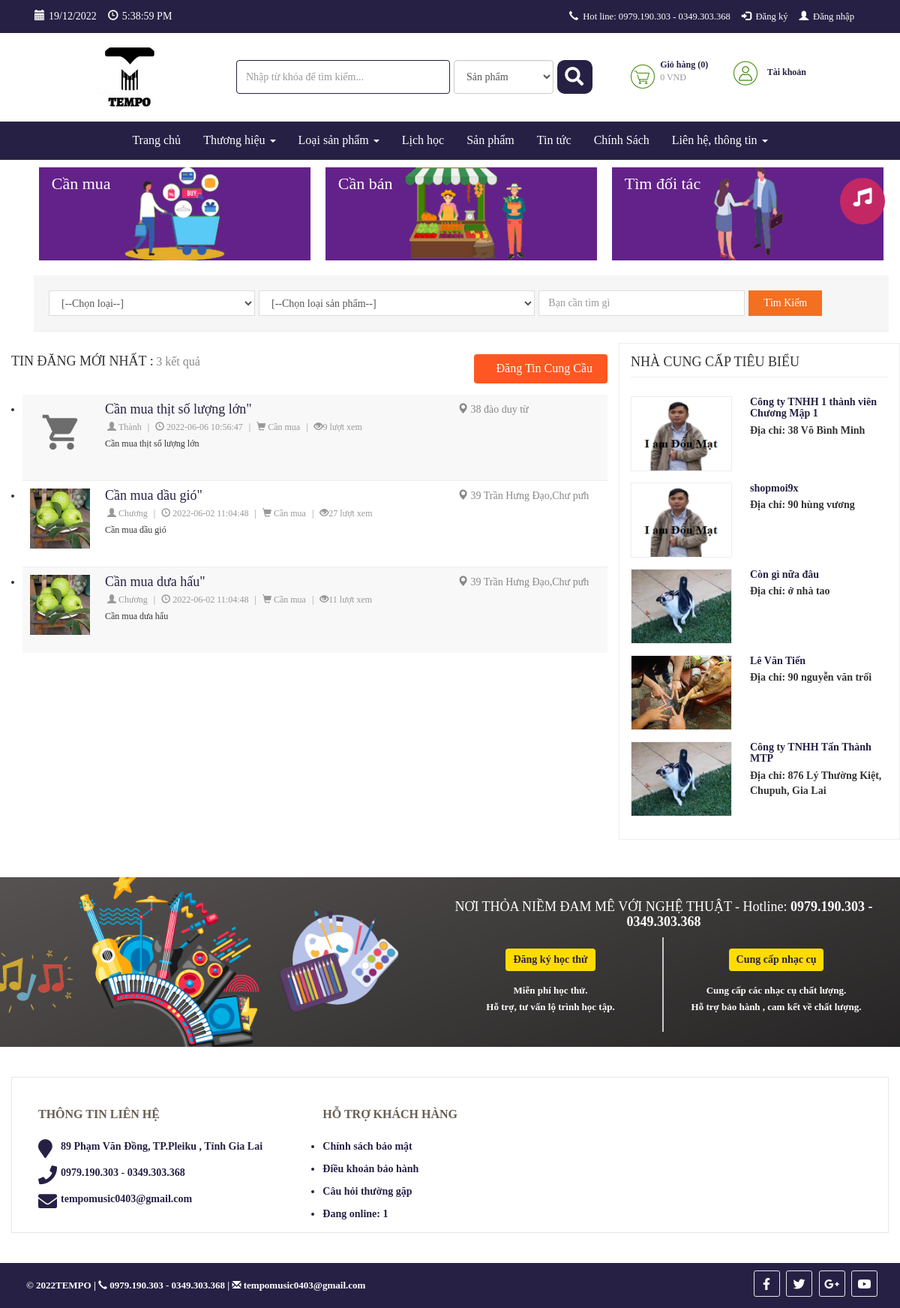
Page /index.php/ketnoicungcau/cung on the earlier database version.
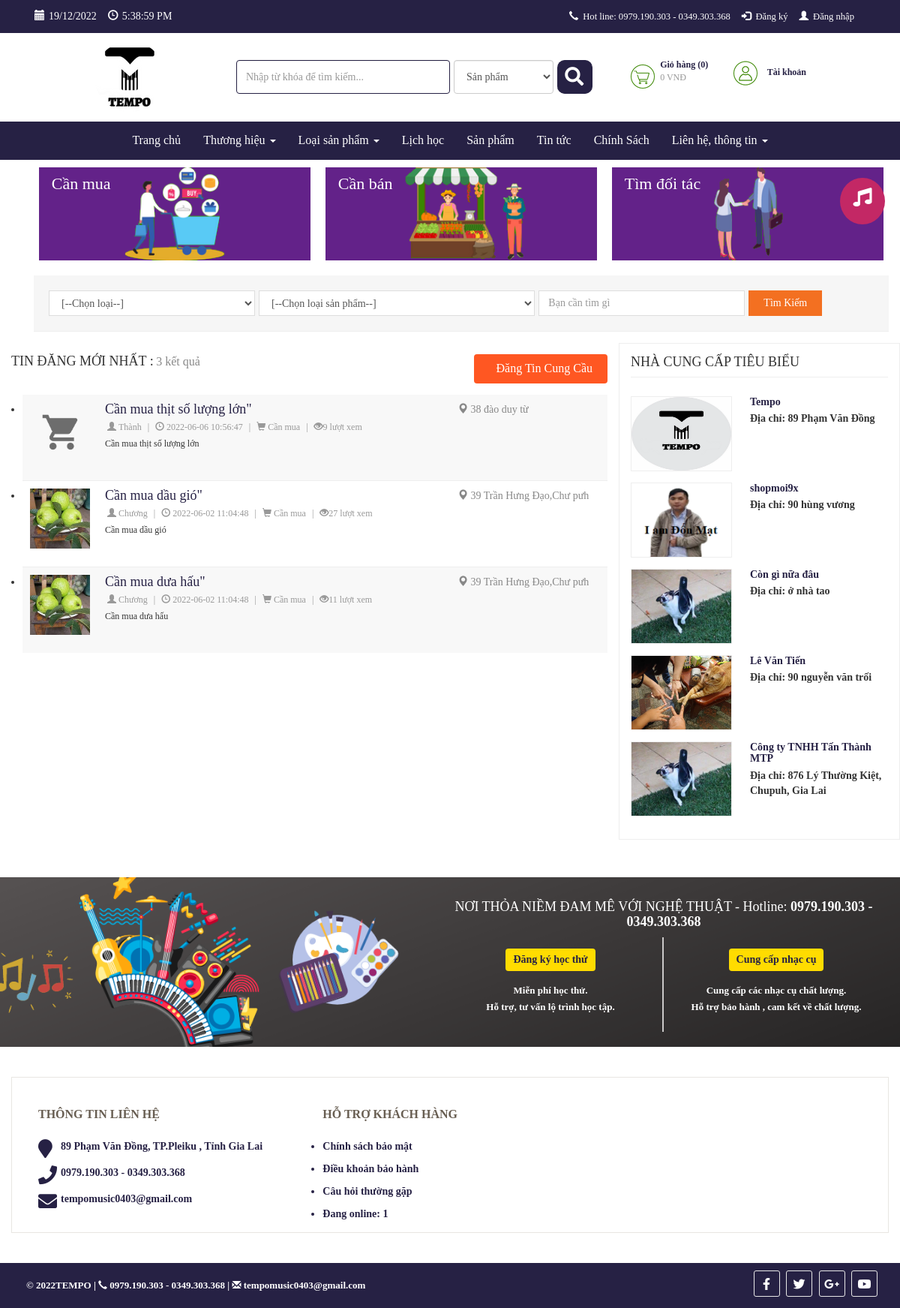
Same page on the later database version.
### tables this page shows
CREATE TABLE `db_ketnoicungcau` (
  `id` int(11) NOT NULL,
  `nguoidang` varchar(100) NOT NULL,
  `phone` varchar(100) NOT NULL,
  `address` varchar(255) NOT NULL,
  `tieude` varchar(255) NOT NULL,
  `detail` text NOT NULL,
  `catid` int(11) DEFAULT NULL,
  `ngaydang` datetime NOT NULL,
  `luotxem` int(11) NOT NULL,
  `trash` int(1) NOT NULL DEFAULT 1,
  `status` int(1) NOT NULL DEFAULT 1,
  `price` varchar(255) NOT NULL,
  `hinhanh` varchar(255) DEFAULT NULL,
  `type` int(11) NOT NULL DEFAULT 1
);

CREATE TABLE `db_user` (
  `id` int(11) NOT NULL,
  `fullname` varchar(255) NOT NULL,
  `username` varchar(225) NOT NULL,
  `password` varchar(64) NOT NULL,
  `role` int(11) NOT NULL,
  `email` varchar(255) NOT NULL,
  `gender` int(1) NOT NULL,
  `phone` varchar(15) NOT NULL,
  `address` varchar(255) NOT NULL,
  `img` varchar(255) NOT NULL,
  `created` datetime NOT NULL,
  `trash` int(1) NOT NULL DEFAULT 1,
  `status` int(1) NOT NULL DEFAULT 1,
  `detail` text DEFAULT NULL,
  `star` int(11) NOT NULL DEFAULT 1
);

### application/controllers/Ketnoicungcau.php (called while the page is built, shortened)
<?php
class Ketnoicungcau extends CI_Controller {
    function __construct() {
        $this->load->model('frontend/Mproduct');
        $this->load->model('frontend/Mcategory');
        $this->load->model('frontend/Mcontent');
		$this->load->model('frontend/Mproducer');
		$this->load->model('backend/Muser');
		$this->load->model('frontend/Mketnoicungcau');
        $this->data['com']='ketnoicungcau';
    }
	public function cung(){
		$this->load->library('phantrang');
		$limit=10;
		$current=$this->phantrang->PageCurrent();
		$first=$this->phantrang->PageFirst($limit, $current);
		$type =1;
		$total=$this->Mketnoicungcau->cungcau_list_count($type);
		$this->data['strphantrang']=$this->phantrang->PagePer($total, $current, $limit, $url='ketnoicungcau');
		$this->data['list']=$this->Mketnoicungcau->cungcau_list($limit,$first,$type);
		$this->data['listShop']=$this->Muser->users_banhang_five();
		$this->data['title']="TEMPO  - Liên hệ";
		$this->data['view']='index';
		$this->load->view('frontend/layout',$this->data);
	}
}

### index.php (called while the page is built, shortened)
<?php
require_once BASEPATH.'core/CodeIgniter.php';

### application/models/frontend/Mketnoicungcau.php (called while the page is built, shortened)
<?php
class Mketnoicungcau extends CI_Model {
    public function __construct()
    {
        $this->table = $this->db->dbprefix('ketnoicungcau');
    }
    public function cungcau_list($limit, $first,$type){
        $this->db->where('trash', 1);
		$this->db->where('status', 1);
		$this->db->where('type', $type);
        $this->db->order_by('ngaydang', 'desc');
        $query = $this->db->get($this->table, $limit, $first);
        return $query->result_array();
    }
	public function cungcau_list_count($type){
        $this->db->where('status', 1);
        $this->db->where('trash', 1);
		$this->db->where('type', $type);
        $query = $this->db->get($this->table);
        return count($query->result_array());
    }
}

### application/models/backend/Muser.php (called while the page is built, shortened)
<?php if ( ! defined('BASEPATH')) exit('No direct script access allowed');
class Muser extends CI_Model {
	public function __construct(){
        $this->table = $this->db->dbprefix('user');
    }
	public function users_banhang_five(){
        $this->db->where('trash', 1);
        $this->db->where('id !=', 1);
		$this->db->where('role !=', 1);
		$this->db->limit(5);
        $this->db->order_by('id', 'desc');
        $query = $this->db->get($this->table);
        return $query->result_array();
    }
}

### application/views/frontend/components/ketnoicungcau/index.php (the view, shortened to what the rows shown need)
<section>
	<div class="container">
		<div class="container">
			<div class="buy-center">
				<div class="row">
					<div class="col-md-8">
						<div class="row heading-page- ">
							<div class="col-md-6  col-xs-12  block-h1 results-typeAds">
								<h1>TIN ĐĂNG MỚI NHẤT :</h1>
							</div>
						</div>
						<div class="buy-center-linked-list ">
							<ul class="buy-center-linked-list-columns">
								<?php if (count($list) == 0) : ?>
									<p>Chưa có tin nào !</p>
								<?php else : ?>
									<?php foreach ($list as $sp) : ?>
										<li class="buy-li">
											<div class="col-md-9 col-sm-9 buy-left">
												<div class="news-buy">
													<div class="icon-buy-li">
														<a>
															<img style="width: 100%;height: 100%;" src="public/images/ketnoicungcau/<?php echo $sp['hinhanh'] ?>" alt="">
														</a>
													</div>
													<div class="wrap-buy-li">
														<h4><a class="help-center-link" href="#detail_modal" data-toggle="modal" data-detalhes='<?= json_encode($sp); ?>' data-id="<?php echo $sp['id'] ?>"><?php echo $sp['tieude'] ?>"</a></h4>
														<div class="info-buy">
															<span class="userport">
																<span><i class="glyphicon glyphicon-user" aria-hidden="true"></i><a href="#" class="cursorsHover"><?php echo $sp['nguoidang'] ?></a></span>
															</span>
															<span style="margin-left: 5px;margin-right: 5px">|</span>
															<span class="port-time">
																<span><i class="glyphicon glyphicon-time" aria-hidden="true"></i> <?php echo $sp['ngaydang'] ?></span>
															</span>
															<span style="margin-left: 5px;margin-right: 5px">|</span>
															<span class="port-time">
																<?php if ($sp['type'] == 1) : ?>
																	<span><i class="glyphicon glyphicon-shopping-cart" aria-hidden="true"></i> Cần mua</span>
																<?php elseif ($sp['type'] == 2) : ?>
																	<span><i class="glyphicon glyphicon-leaf" aria-hidden="true"></i> Cần bán</span>
																<?php else : ?>
																	<span><i class="glyphicon glyphicon-lock" aria-hidden="true"></i> Tìm đối tác</span>
																<?php endif; ?>
															</span>
															<span style="margin-left: 5px;margin-right: 5px">|</span>
															<span class="port-time">
																<span><i class="glyphicon glyphicon-eye-open" aria-hidden="true"></i><?php echo $sp['luotxem'] ?> lượt xem</span>
															</span>
														</div>
														<div class="post-desc">
															<?php echo $sp['tieude'] ?>
														</div>
													</div>
												</div>
											</div>
											<div class="col-md-3 col-sm-3 text-l">
												<div class="post-area">
													<i class="glyphicon glyphicon-map-marker" aria-hidden="true"></i>
													<?php echo $sp['address'] ?>
												</div>
											</div>
											<div class="clearfix"></div>
										</li>
									<?php endforeach; ?>
							</ul>
						<?php endif; ?>
						</div>
					</div>
					<div class="col-md-4">
						<div class="ncc-center-topic">
							<div class="block-h1">
								<h1>Nhà cung cấp tiêu biểu</h1>
							</div>
							<div class="wrap-ncc-r match-my-cols is-flex1">
								<?php if (count($listShop) == 0) : ?>
									<p>Không có nhà cung cấp !</p>
								<?php else : ?>
									<?php foreach ($listShop as $ls) : ?>
										<div class="ncc-rightlist media">
											<a class="pull-left" href="doanhngiep/detail/<?php echo $ls['id'] ?>">
												<img style="width: 100%;height: 100%;" class="img-ncc-right-list" title="" alt="" src="public/images/admin/<?php echo $ls['img'] ?>">
											</a>
											<div class="media-body">
												<h4 class="media-heading"><a href="doanhngiep/detail/<?php echo $ls['id'] ?>"><?php echo $ls['fullname'] ?></a></h4>
												<p style="margin-bottom: 0"><b>Địa chỉ: <?php echo $ls['address'] ?></p>
											</div>
										</div>
									<?php endforeach; ?>
							</div>
						<?php endif; ?>
						</div>
					</div>
				</div>
			</div>
		</div>
	</div>
</section>

Differences in the rows shown:
changed db_user: img: a different picture; fullname "Công ty TNHH 1 thành viên Chương Mập 1" → "Tempo"; address "38 Võ Bình Minh" → "89 Phạm Văn Đồng"
